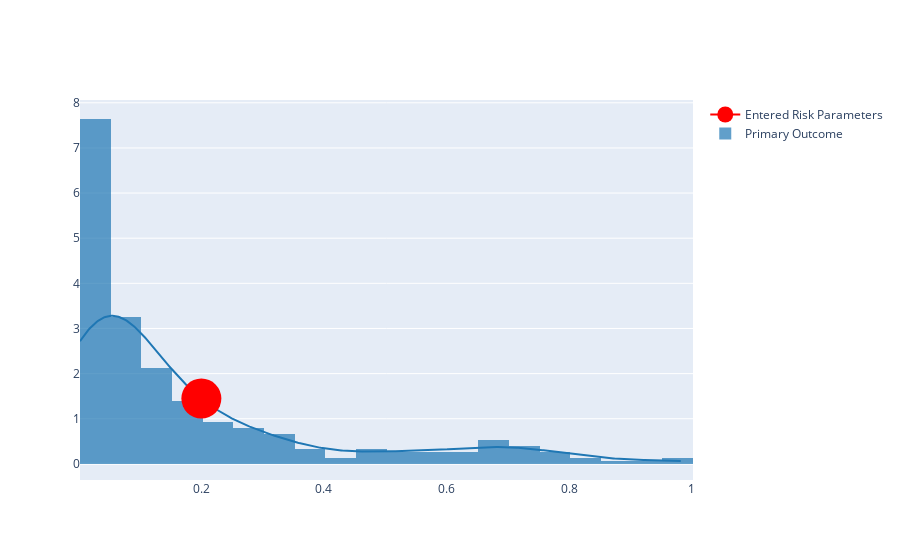

This figure's notebook cell:
### Code cell
import plotly.figure_factory as ff


prob = 0.2
kde = scipy.stats.gaussian_kde(modelData["posteriorPrimaryOutcome"]).pdf(prob)

# Create distplot with custom bin_size
fig = ff.create_distplot([modelData["posteriorPrimaryOutcome"]], ['Primary Outcome'], bin_size=.05, show_rug=False)
fig.add_trace(go.Scatter(y=kde, x=[prob], marker={'size':40, 'color':'red'}, name="Entered Risk Parameters"))
fig.show()

### Figure 1 — Plotly figure (JSON) as saved in the notebook; plotly's stock layout.template omitted (floating-point values rounded to 4 significant figures; data arrays with more than 128 entries replaced by an {"elided": "..."} marker saying what was removed)
{"data": [{"autobinx": false, "histnorm": "probability density", "legendgroup": "Primary Outcome", "marker": {"color": "rgb(31, 119, 180)"}, "name": "Primary Outcome", "opacity": 0.7, "type": "histogram", "x": {"elided": "301 float values"}, "xaxis": "x", "xbins": {"end": 0.984, "size": 0.05, "start": 0.002}, "yaxis": "y"}, {"legendgroup": "Primary Outcome", "marker": {"color": "rgb(31, 119, 180)"}, "mode": "lines", "name": "Primary Outcome", "showlegend": false, "type": "scatter", "x": {"elided": "500 float values"}, "xaxis": "x", "y": {"elided": "500 float values"}, "yaxis": "y"}, {"marker": {"color": "red", "size": 40}, "name": "Entered Risk Parameters", "type": "scatter", "x": [0.2], "y": [1.447]}], "layout": {"barmode": "overlay", "hovermode": "closest", "legend": {"traceorder": "reversed"}, "xaxis": {"anchor": "y2", "domain": [0, 1], "zeroline": false}, "yaxis": {"anchor": "free", "domain": [0, 1], "position": 0}}}
